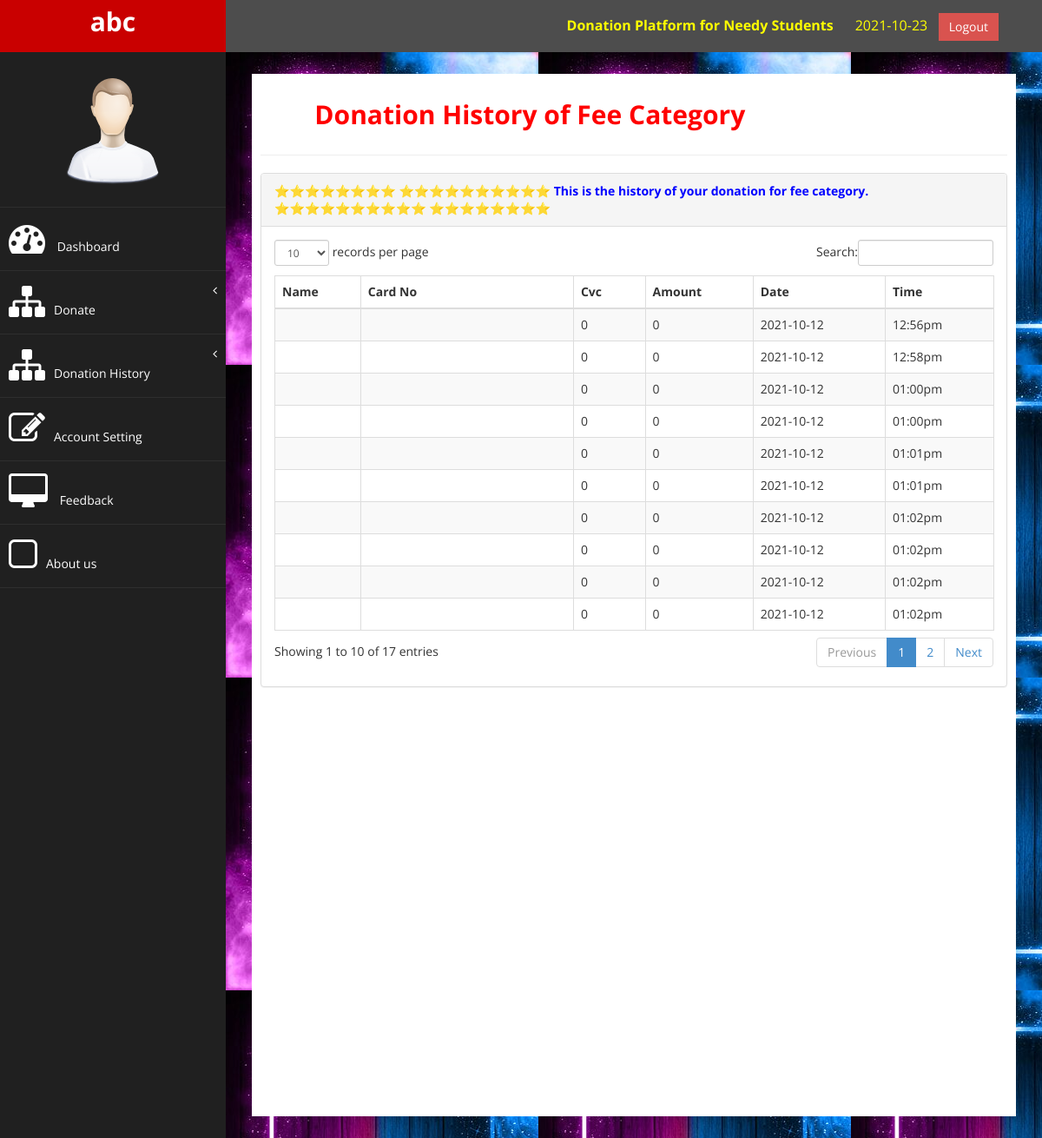
The page /Donator/Donator/fee.php (signed in) on the database its author committed.
### tables this page shows
CREATE TABLE `fee_category` (
  `DonatorName` text NOT NULL,
  `Holder_Name` text NOT NULL,
  `Card_Number` text NOT NULL,
  `Card_Expiry_Month` int(4) NOT NULL,
  `Expiry_Year` int(11) NOT NULL,
  `Cvc` int(255) NOT NULL,
  `Amount` int(11) NOT NULL,
  `Date` text NOT NULL,
  `Time` text NOT NULL
);

### Donator/Donator/fee.php (the view, shortened to what this page needs)
<!DOCTYPE html>
<html xmlns="http://www.w3.org/1999/xhtml">
<head>
    <link href="assets/css/bootstrap.css" rel="stylesheet" />
    <link href="assets/css/font-awesome.css" rel="stylesheet" />
    <link href="assets/css/custom.css" rel="stylesheet" />
    <link href="assets/js/dataTables/dataTables.bootstrap.css" rel="stylesheet" />
</head>
<body>
    <div id="wrapper">
        <nav class="navbar navbar-default navbar-cls-top " role="navigation" style="margin-bottom: 0">
            <div class="navbar-header">
                <a class="navbar-brand" href="index.html"><?php echo $_SESSION['username']; ?></a>
            </div>
            <div style="color: yellow;
padding: 15px 50px 5px 50px;
float: right;
font-size: 16px;"> <b>Donation Platform for Needy Students &nbsp;&nbsp;&nbsp;&nbsp;</b> <?php echo date('Y-m-d'); ?>
</b>&nbsp; <a href="../LoginSystem/logout.php" class="btn btn-danger square-btn-adjust">Logout</a> </div>
        </nav>
        <nav class="navbar-default navbar-side" role="navigation">
            <div class="sidebar-collapse">
                <ul class="nav" id="main-menu">
                    <li class="text-center">
                        <img src="assets/img/find_user.png" class="user-image img-responsive" />
                    </li>
                    <li>
                        <a href="index.html"><i class="fa fa-dashboard fa-3x"></i> Dashboard</a>
                    </li>
                    <li>
                        <a href="#"><i class="fa fa-sitemap fa-3x"></i>Donate<span class="fa arrow"></span></a>
                    </li>
                    <li>
                        <a href="#" class="active"><i class="fa fa-sitemap fa-3x"></i>Donation History<span class="fa arrow"></span></a>
                    </li>
                    <li>
                        <a href="AccountSetting.php"><i class="fa fa-edit fa-3x"></i>Account Setting</a>
                    </li>
                    <li>
                        <a href="ui.html"><i class="fa fa-desktop fa-3x"></i> Feedback</a>
                    </li>
                    <li>
                        <a href="blank.html"><i class="fa fa-square-o fa-3x"></i>About us</a>
                    </li>
                </ul>
            </div>
        </nav>
        <div id="page-wrapper" style="background-image: url(2.jpg);">
            <div id="page-inner" >
                <div class="row">
                    <div class="col-md-12">
                        <h2 ><b> &nbsp; &nbsp; &nbsp; &nbsp; Donation History of Fee Category</b></h2>
                    </div>
                </div>
                <hr />
                <div class="row">
                    <div class="col-md-12">
                        <div class="panel panel-default">
                            <div class="panel-heading">
                            <marquee width="100%" direction="right" height="17px" onmousedown="this.stop();" class="bb" onmouseup="this.start();">
        <strong style="font-weight: bold;color:blue">
        &#x2B50;&#x2B50;&#x2B50;&#x2B50;&#x2B50;&#x2B50;&#x2B50;&#x2B50;
        &#x2B50;&#x2B50;&#x2B50;&#x2B50;&#x2B50;&#x2B50;&#x2B50;&#x2B50;&#x2B50;&#x2B50;
        This is the history of your donation for fee category.
        &#x2B50;&#x2B50;&#x2B50;&#x2B50;&#x2B50;&#x2B50;&#x2B50;&#x2B50;&#x2B50;&#x2B50;
        &#x2B50;&#x2B50;&#x2B50;&#x2B50;&#x2B50;&#x2B50;&#x2B50;&#x2B50;
    </strong>
        </marquee>
                            </div>
                            <div class="panel-body">
                                <div class="table-responsive">
                                    <table class="table table-striped table-bordered table-hover" id="dataTables-example"
                                    >
                                        <thead>
                                            <tr >
                                                <th>Name</th>
                                                <th>Card No</th>
                                                <th>Cvc</th>
                                                <th>Amount</th>
                                                <th>Date</th>
                                                <th>Time</th>
                                            </tr>
                                        </thead>
                                        <tbody>
                        <?php
                        $servername = "localhost";
                        $username = "root";
                        $password = "";
                        $db = "base";
                        $conn =new mysqli($servername, $username, $password,$db);
                         $d=$_SESSION['username'];
                        $sql = "SELECT * FROM fee_category where DonatorName='$d'";
                        $result = $conn->query($sql);
                        if ($result->num_rows >0) {
                            while($row = $result->fetch_assoc()) {
                        ?>
                        <tr class="odd gradeX">
                                                <td>  <?php echo $row['Holder_Name']; ?></td>
                                                <td>  <?php echo $row['Card_Number']; ?></td>
                                                <td>  <?php echo $row['Cvc']; ?></td>
                                                <td>  <?php echo $row['Amount']; ?></td>
                                                <td>  <?php echo $row['Date']; ?></td>
                                                <td>  <?php echo $row['Time']; ?></td>
                                            </tr>
                                             <?php } } ?>
                                        </tbody>
                                    </table>
                                </div>
                            </div>
                        </div>
                    </div>
                </div>
                </div>
            </div>
        </div>
</body>
</html>

### Donator/Donator/assets/css/custom.css (style rules this page uses)
body { font-family: 'Open Sans', sans-serif; }
#wrapper { width: 100%; background:#202020; }
#page-wrapper { padding: 15px 15px; min-height: 600px; background:#F3F3F3; }
#page-inner { width:100%; margin:10px 20px 10px 0px; background-color:#fff!important; padding:10px; min-height:1200px; }
.text-center { text-align:center; }
h2 { color: #f00; }
.square-btn-adjust { border: 0px solid transparent; -webkit-border-radius: 0px; -moz-border-radius: 0px; border-radius: 0px; }
.user-image { margin: 25px auto; -webkit-border-radius: 10px; -moz-border-radius: 10px; border-radius: 10px; max-height:170px; max-width:170px; }
.navbar-cls-top .navbar-brand { color: #fff; background: #C90000; width: 260px; text-align: center; height: 60px; font-size: 30px; font-weight: 700; }
.arrow { float: right; }
.fa.arrow:before { content: "\f104"; }
.sidebar-collapse , .sidebar-collapse .nav { background:none; }
.sidebar-collapse .nav { padding:0; }
.sidebar-collapse .nav > li > a { color:#fff; background:#202020; text-shadow:none; }
.sidebar-collapse > .nav > li > a { padding:15px 10px; }
.sidebar-collapse > .nav > li { border-bottom: 1px solid rgba(107, 108, 109, 0.19); }
.navbar-side { border:none; background-color: #202020; }
.navbar-cls-top { background:#4D4D4D; border-bottom:none; }
.navbar-default { border:0px solid black; }
.navbar-header { background: #A70303; }
.nav > li > a > i { margin-right:10px; }
@media (min-width:768px) { #page-wrapper { margin: 0 0 0 260px; padding: 15px 30px; min-height: 1200px; } }
@media (min-width:768px) { .navbar-side { z-index: 1; position: absolute; width: 260px; } }
@media (min-width:768px) { .navbar { border-radius: 0px; } }

### Donator/Donator/fee.php (style rules this page uses)
h2 { text-align:"center"; }

### rows shown on the page
fee_category: Cvc "0", Amount "0", Date "2021-10-12", Time "12:56pm"
fee_category: Cvc "0", Amount "0", Date "2021-10-12", Time "12:58pm"
fee_category: Cvc "0", Amount "0", Date "2021-10-12", Time "01:00pm"
fee_category: Cvc "0", Amount "0", Date "2021-10-12", Time "01:00pm"
fee_category: Cvc "0", Amount "0", Date "2021-10-12", Time "01:01pm"
fee_category: Cvc "0", Amount "0", Date "2021-10-12", Time "01:01pm"
fee_category: Cvc "0", Amount "0", Date "2021-10-12", Time "01:02pm"
fee_category: Cvc "0", Amount "0", Date "2021-10-12", Time "01:02pm"
fee_category: Cvc "0", Amount "0", Date "2021-10-12", Time "01:02pm"
fee_category: Cvc "0", Amount "0", Date "2021-10-12", Time "01:02pm"

### other values the page prints
$_SESSION['username'] "abc"
